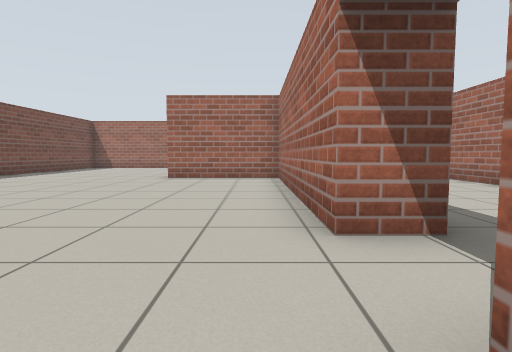
view 1 (above)

16 first-person views from a walk through a world built for the Gazebo simulator. The camera is 0.72 m above the floor, tilts 4° down and sees 80° across. The floor is counted in squares, 1 m on a side. Each view is taken from the middle of a square. On the plan, view 1 faces up. The plan holds only what a view shows up to about 10 squares ahead; the rest is blank. The place goes on beyond the plan.

view 2
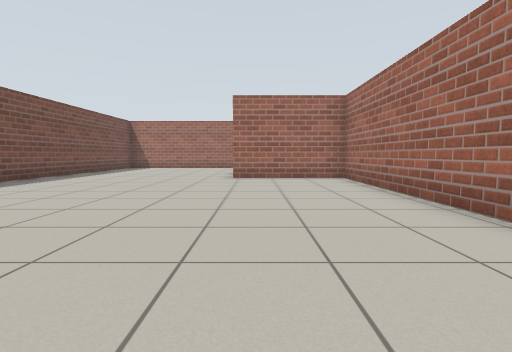

view 3
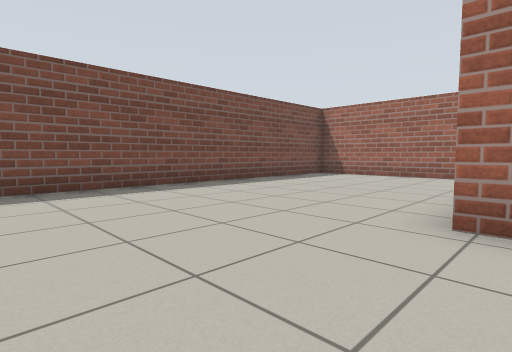

view 4
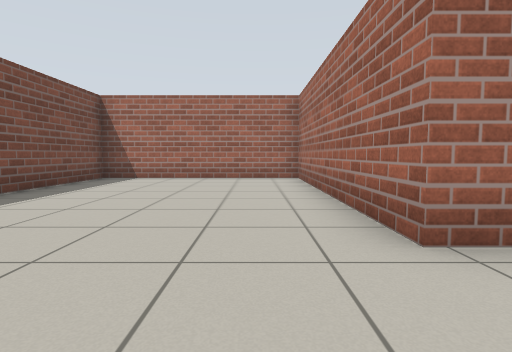

view 5
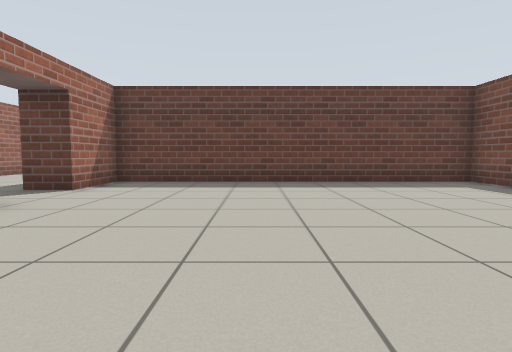

view 6
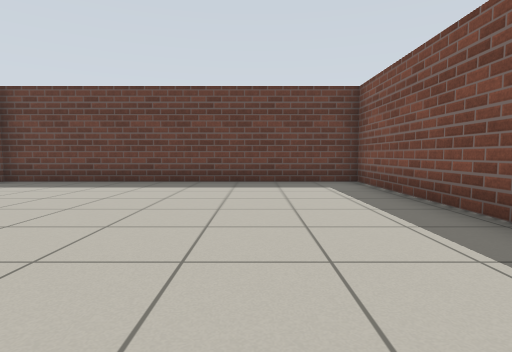

view 7
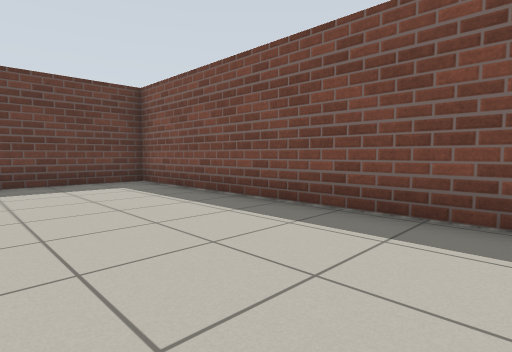

view 8
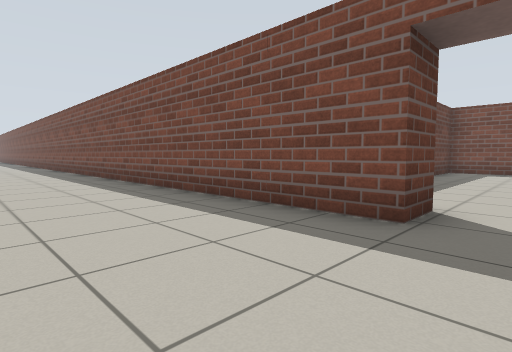

view 9
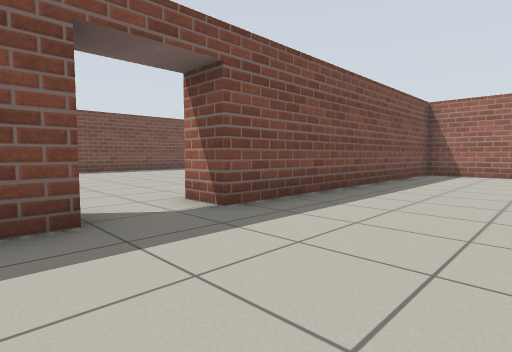

view 10
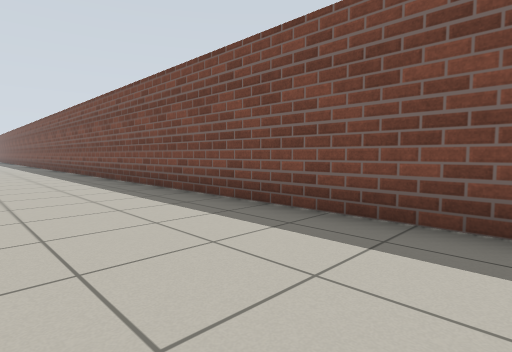

view 11
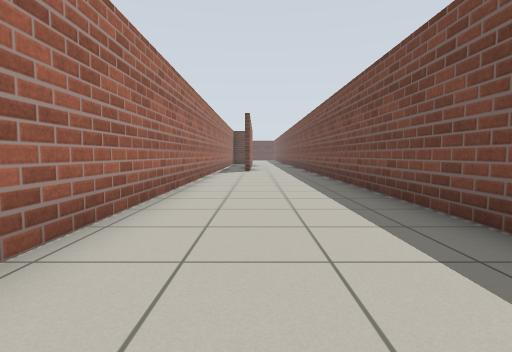

view 12
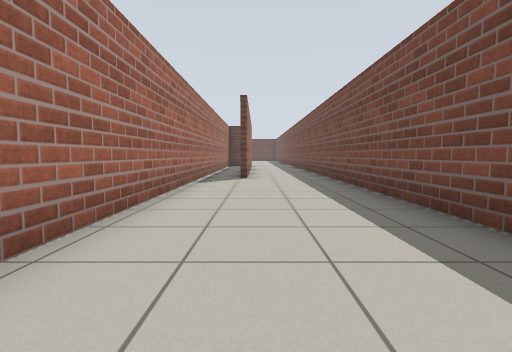

view 13
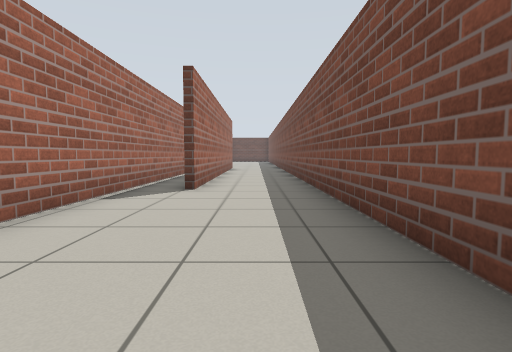

view 14
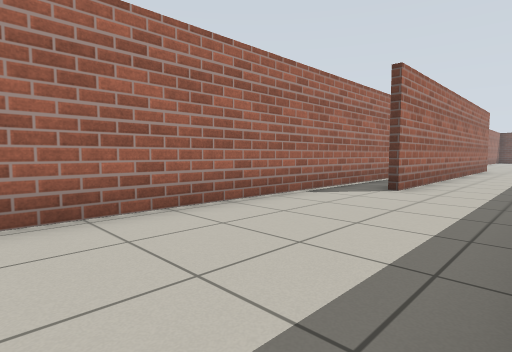

view 15
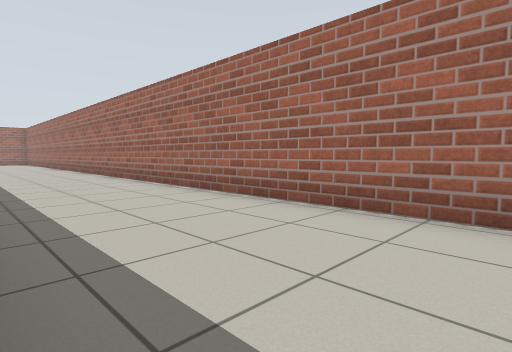

view 16
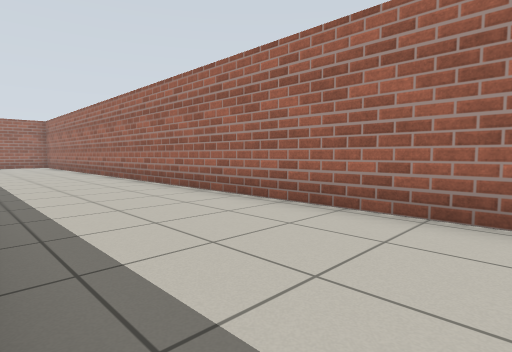

### Floor plan
Points are (right, up) in squares from view 1. A wall is a line through its corners. A room is listed if a view was taken in it or the views show most of it. See-through windows are left out.
Room 1 (views 1, 2, 3, 4, 5, 6, 7)
walls: (0.7, 2.7) (0.7, 9.3) (-2.7, 9.3) (-2.7, 16.3) (-8.7, 16.3) (-8.7, -1.1) (0.7, -1.1) (0.7, 0.9)
ways out: open door at (1, 1.5) to room 2
Room 2 (views 8, 9, 10, 11, 12, 13, 14, 15, 16)
walls: (0.7, 0.9) (1.7, 0.9) (1.7, -26); (5.7, 7) (5.7, 9); (1.7, 11) (1.7, 2.7) (0.7, 2.7); (4, 11.7) (2.4, 11.7); (5.7, -26.1) (5.7, 2.6); (4.3, -26.5) (4.3, -22.2)
ways out: open door at (1, 1.5) to room 1

Where each view was taken, in squares from view 1:
view 1: 0 up, 0 right, facing up
view 2: 0 up, 2 left, facing up
view 3: 6 up, 2 left, facing up-left
view 4: 7 up, 4 left, facing up
view 5: 7 up, 3 left, facing down
view 6: 7 up, 6 left, facing down
view 7: 7 up, 5 left, facing down-left
view 8: 2 up, 5 right, facing down-left
view 9: 0 up, 5 right, facing up-left
view 10: 4 down, 5 right, facing down-left
view 11: 9 down, 4 right, facing down
view 12: 13 down, 4 right, facing down
view 13: 16 down, 3 right, facing down
view 14: 16 down, 2 right, facing down-right
view 15: 14 down, 2 right, facing up-right
view 16: 8 down, 2 right, facing up-right
